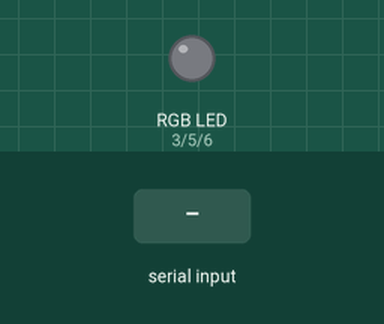
Recording of a sketch running on a simulated Arduino Uno, built with avr-gcc and run on an emulated ATmega328P. Shown: an RGB LED mixed from three pins (HIGH = lit). The test bench sets the inputs (shaded band).

Above: at 1.2 s.
1.3 s: "A\n" received over Serial
At 2.5 s:
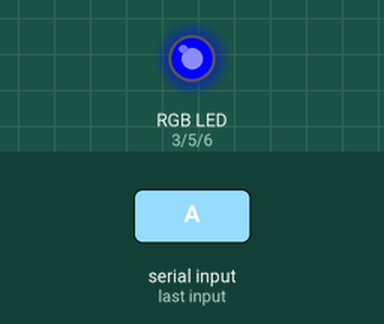
2.8 s: "E\n" received over Serial
At 3.6 s:
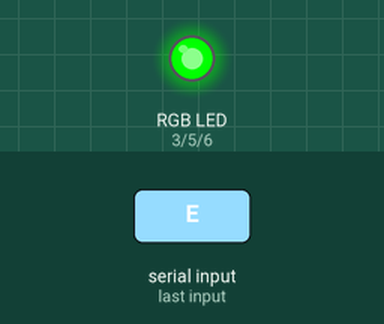
4.3 s: "I\n" received over Serial
At 4.7 s:
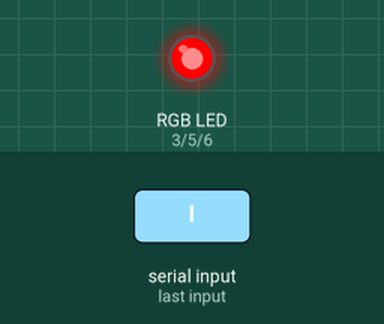
5.8 s: "O\n" received over Serial
At 7.0 s:
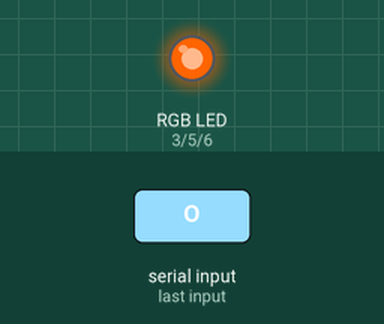
7.3 s: "U\n" received over Serial
At 8.2 s:
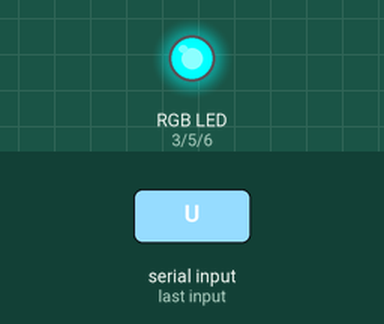
8.8 s: "E\n" received over Serial
At 9.4 s:
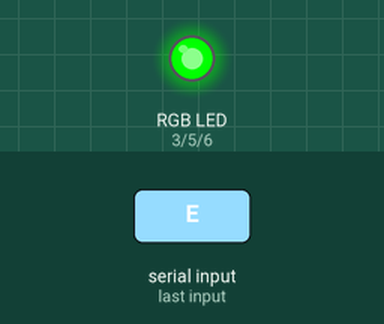
Timing chart, 0 to 11.3 s (numbered marks = the images above; inputs shaded):
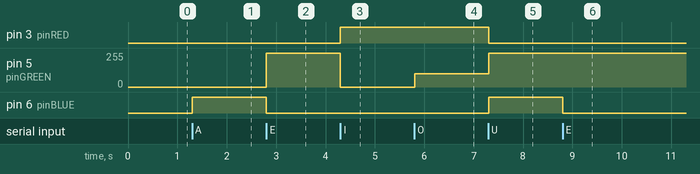

Measured:
- after the input at 1.3 s, pin 6 (pinBLUE): LOW → HIGH at once
- after the input at 2.8 s, pin 5 (pinGREEN): 0/255 → 255/255 at once; pin 6 (pinBLUE): HIGH → LOW at once
- after the input at 4.3 s, pin 3 (pinRED): LOW → HIGH at once; pin 5 (pinGREEN): 255/255 → 0/255 at once
- after the input at 5.8 s, pin 5 (pinGREEN): 0/255 → 100/255 at once
- after the input at 7.3 s, pin 3 (pinRED): HIGH → LOW at once; pin 5 (pinGREEN): 100/255 → 255/255 at once; pin 6 (pinBLUE): LOW → HIGH at once
- after the input at 8.8 s, pin 6 (pinBLUE): HIGH → LOW at once

The sketch:

ComunicacionArduino.ino
```cpp
String datoSerial;

char letra;

int pinRED = 3;
int pinGREEN = 5;
int pinBLUE = 6;

void setup() {
  Serial.begin(9600);

  pinMode(pinRED, OUTPUT);
  pinMode(pinGREEN, OUTPUT);
  pinMode(pinBLUE, OUTPUT);

}

void loop() {

  if(Serial.available()){

    datoSerial = Serial.readStringUntil('\n');

    letra = datoSerial.charAt(0);

    if(letra == 'A'){
      analogWrite(pinRED, 0);
      analogWrite(pinGREEN, 0); //AZUL
      analogWrite(pinBLUE, 255);
    }else if(letra == 'E'){
      analogWrite(pinRED, 0);
      analogWrite(pinGREEN, 255); //VERDE
      analogWrite(pinBLUE, 0);
    }else if(letra == 'I'){
      analogWrite(pinRED, 255);
      analogWrite(pinGREEN, 0); //ROJO
      analogWrite(pinBLUE, 0);
    }else if(letra == 'O'){
      analogWrite(pinRED, 255);
      analogWrite(pinGREEN, 100); //AMARILLO
      analogWrite(pinBLUE, 0);
    }else if(letra == 'U'){
      analogWrite(pinRED, 0);
      analogWrite(pinGREEN, 255); //CYAN
      analogWrite(pinBLUE, 255);
    }else{
      analogWrite(pinRED, 0);
      analogWrite(pinGREEN, 0); //APAGADO
      analogWrite(pinBLUE, 0);
    }

  }

}
```
